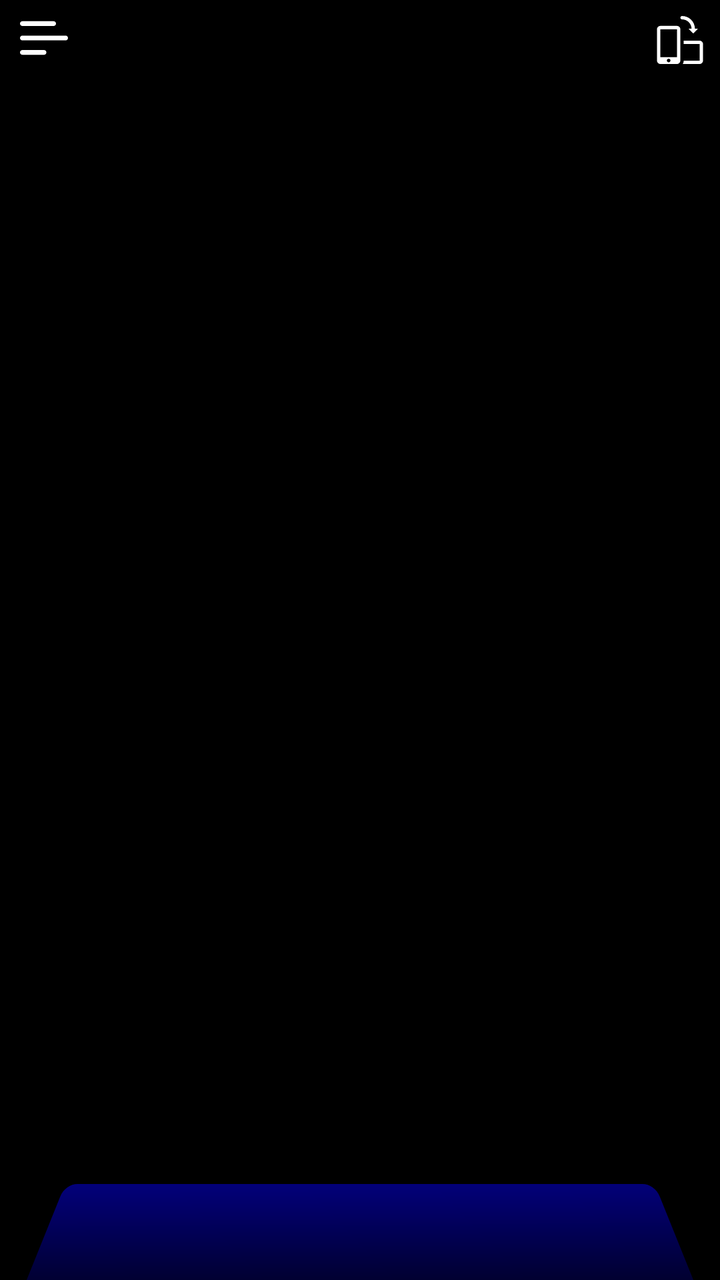
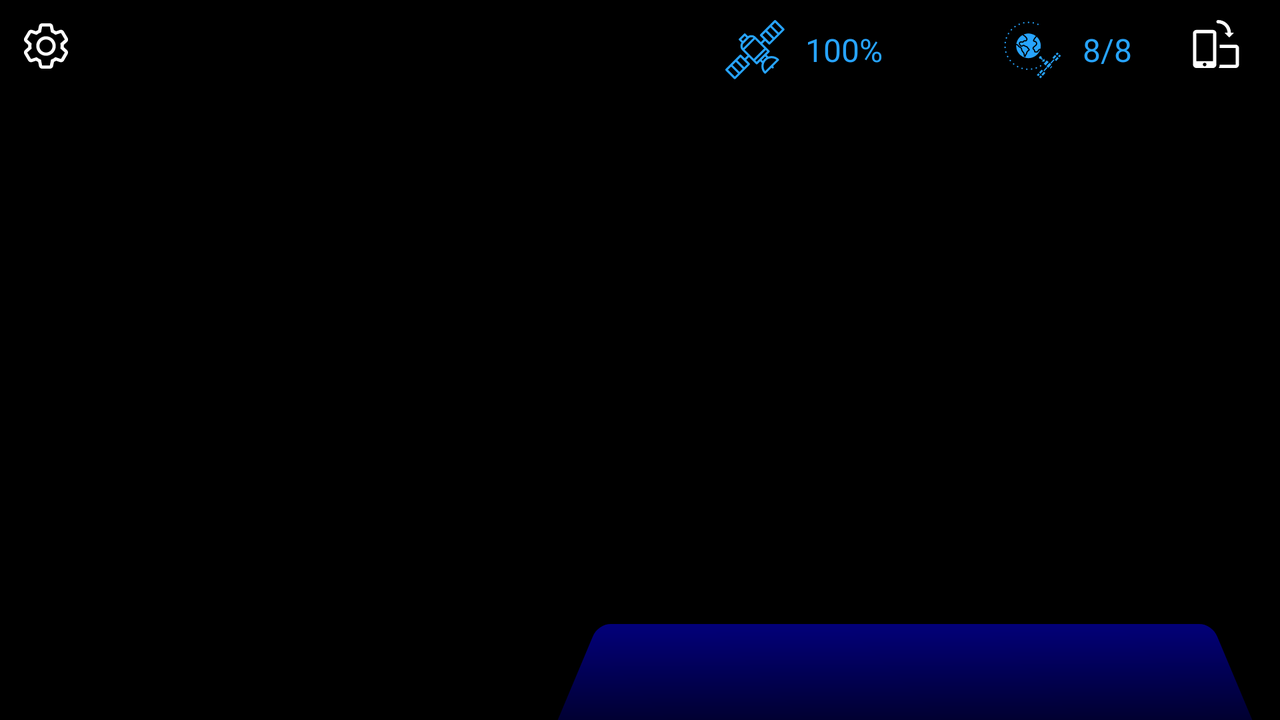

The same Android screen from two of the app's own layout files: first res/layout/ as a phone draws it, then the repository's variant for another configuration, drawn on a device whose configuration selects that folder. Both files follow.
<!-- AndroidManifest.xml: application theme Theme.GpsSpeedometerProX -->
<!-- res/layout/layout_home.xml -->
<?xml version="1.0" encoding="utf-8"?>
<RelativeLayout xmlns:android="http://schemas.android.com/apk/res/android"
    xmlns:app="http://schemas.android.com/apk/res-auto"
    android:layout_width="match_parent"
    android:layout_height="match_parent"
    android:background="@color/black">

    <FrameLayout
        android:id="@+id/layout_amod"
        android:layout_width="match_parent"
        android:layout_height="wrap_content"
        android:background="@color/white" />

    <androidx.viewpager2.widget.ViewPager2
        android:id="@+id/view_pager_home"
        android:layout_width="match_parent"
        android:layout_height="match_parent"
        android:layout_below="@id/layout_amod" />

    <ImageView
        android:id="@+id/img_setting"
        android:layout_width="wrap_content"
        android:layout_height="wrap_content"
        android:layout_below="@id/layout_amod"
        android:layout_alignParentLeft="true"
        android:background="?attr/selectableItemBackground"
        android:padding="10dp"
        android:src="@drawable/ic_menu" />

    <ImageView
        android:id="@+id/img_turm_screen"
        android:layout_width="wrap_content"
        android:layout_height="wrap_content"
        android:layout_below="@id/layout_amod"
        android:layout_alignParentRight="true"
        android:padding="8dp"
        android:src="@drawable/ic_turm_screen" />

    <com.google.android.material.tabs.TabLayout
        android:id="@+id/tab_layout_home"
        android:layout_width="wrap_content"
        android:layout_height="wrap_content"
        android:layout_alignParentLeft="true"
        android:layout_alignParentRight="true"
        android:layout_alignParentBottom="true"
        android:background="@drawable/ic_background_bottom_bt2"
        app:tabIndicator="@drawable/tab_indicator"
        app:tabIndicatorColor="@color/text"
        app:tabIndicatorFullWidth="false"
        app:tabIndicatorGravity="top"
        app:tabInlineLabel="true"
        app:tabMinWidth="20dp"
        app:tabMode="auto"
        app:tabPaddingEnd="9dp"
        app:tabPaddingStart="9dp"
        app:tabSelectedTextColor="@color/text"
        app:tabTextAppearance="@style/MyTabLayoutTextAppearance"
        app:tabTextColor="@color/text_xam" />

    <FrameLayout
        android:id="@+id/layout_fragment_home"
        android:layout_width="match_parent"
        android:layout_height="match_parent"
        android:visibility="gone" />
</RelativeLayout>
<!-- resources referenced by this layout -->
<resources>
  <color name="black">#FF000000</color>
  <color name="text">#27A4FF</color>
  <color name="text_xam">#838383</color>
  <color name="white">#FFFFFFFF</color>
  <!-- drawable ic_background_bottom_bt2 (drawable) -->
  <vector xmlns:android="http://schemas.android.com/apk/res/android"
      xmlns:aapt="http://schemas.android.com/aapt"
      android:width="375dp"
      android:height="45dp"
      android:viewportWidth="375"
      android:viewportHeight="45">
      <path android:pathData="M31.353,5.916C32.963,2.317 36.538,0 40.481,0H334.519C338.462,0 342.037,2.317 343.647,5.916L375,76H0L31.353,5.916Z">
          <aapt:attr name="android:fillColor">
              <gradient
                  android:endX="191.5"
                  android:endY="76"
                  android:startX="191.15"
                  android:startY="-3.9624E-8"
                  android:type="linear">
                  <item
                      android:color="#FF020079"
                      android:offset="0" />
                  <item
                      android:color="#FF000000"
                      android:offset="1" />
              </gradient>
          </aapt:attr>
      </path>
  </vector>
  <!-- drawable ic_menu (drawable) -->
  <vector xmlns:android="http://schemas.android.com/apk/res/android"
      android:width="24dp"
      android:height="18dp"
      android:viewportWidth="24"
      android:viewportHeight="18">
    <path
        android:pathData="M18,1.8C18,1.1373 17.4627,0.6 16.8,0.6H1.2C0.5373,0.6 0,1.1373 0,1.8C0,2.4627 0.5373,3 1.2,3H16.8C17.4627,3 18,2.4627 18,1.8ZM1.2,7.8H22.8C23.4627,7.8 24,8.3373 24,9C24,9.6627 23.4627,10.2 22.8,10.2H1.2C0.5373,10.2 0,9.6627 0,9C0,8.3373 0.5373,7.8 1.2,7.8ZM1.2,15H12C12.6627,15 13.2,15.5373 13.2,16.2C13.2,16.8627 12.6627,17.4 12,17.4H1.2C0.5373,17.4 0,16.8627 0,16.2C0,15.5373 0.5373,15 1.2,15Z"
        android:fillColor="#ffffff"/>
  </vector>
  <!-- drawable tab_indicator (drawable) -->
  <?xml version="1.0" encoding="utf-8"?>
  <layer-list xmlns:android="http://schemas.android.com/apk/res/android">
      <item android:gravity="center">
          <shape>
              <size
                  android:width="61dp"
                  android:height="3dp" />
              <corners android:topLeftRadius="10px"
                  android:topRightRadius="10px"/>
          </shape>
      </item>
  </layer-list>
  <style name="MyTabLayoutTextAppearance" parent="TextAppearance.Design.Tab">
          <item name="android:textSize">12sp</item>
      </style>
  <style name="Theme.GpsSpeedometerProX" parent="Theme.AppCompat.DayNight.NoActionBar">
          
          <item name="colorPrimary">@color/purple_500</item>
          <item name="colorPrimaryVariant">@color/purple_700</item>
          <item name="colorOnPrimary">@color/white</item>
          
          <item name="colorSecondary">@color/teal_200</item>
          <item name="colorSecondaryVariant">@color/teal_700</item>
          <item name="colorOnSecondary">@color/black</item>
          
          <item name="android:statusBarColor" tools:targetApi="l">?attr/colorPrimaryVariant</item>
          
      </style>
  <color name="purple_500">#FF6200EE</color>
  <color name="purple_700">#000000</color>
  <color name="teal_200">#FF03DAC5</color>
  <color name="teal_700">#FF018786</color>
  <!-- some entries are left out for length -->
</resources>
<!-- res/layout-land/layout_home.xml (the repository's variant of the layout above) -->
<!-- drawn on the phone turned sideways -->
<?xml version="1.0" encoding="utf-8"?>
<RelativeLayout xmlns:android="http://schemas.android.com/apk/res/android"
    xmlns:app="http://schemas.android.com/apk/res-auto"
    android:layout_width="match_parent"
    android:layout_height="match_parent"
    android:background="@color/black">

    <FrameLayout
        android:id="@+id/layout_amod"
        android:layout_width="match_parent"
        android:layout_height="wrap_content"
        android:background="@color/white"
        android:visibility="gone" />

    <androidx.viewpager2.widget.ViewPager2
        android:id="@+id/view_pager_home"
        android:layout_width="match_parent"
        android:layout_height="match_parent"
        android:layout_below="@id/layout_amod" />

    <ImageView
        android:id="@+id/img_setting"
        android:layout_width="wrap_content"
        android:layout_height="wrap_content"
        android:layout_below="@id/layout_amod"
        android:layout_alignParentLeft="true"
        android:background="?attr/selectableItemBackground"
        android:padding="10dp"
        android:src="@drawable/ic_setting" />

    <ImageView
        android:layout_marginRight="10dp"
        android:id="@+id/img_turm_screen"
        android:layout_width="wrap_content"
        android:layout_height="wrap_content"
        android:layout_below="@id/layout_amod"
        android:layout_alignParentRight="true"
        android:padding="10dp"
        android:src="@drawable/ic_turm_screen" />

    <TextView
        android:id="@+id/tv_gps"
        android:layout_width="wrap_content"
        android:layout_height="wrap_content"
        android:layout_below="@id/layout_amod"
        android:layout_toLeftOf="@id/tv_globe"
        android:drawableLeft="@drawable/ic_gps"
        android:drawablePadding="10dp"
        android:fontFamily="@font/roboto_bold"
        android:gravity="center"
        android:paddingLeft="20dp"
        android:paddingTop="10dp"
        android:paddingRight="60dp"
        android:text="100%"
        android:textColor="@color/text"
        android:textSize="16dp" />

    <TextView
        android:id="@+id/tv_globe"
        android:layout_width="wrap_content"
        android:layout_height="wrap_content"
        android:layout_below="@id/layout_amod"
        android:layout_toLeftOf="@id/img_turm_screen"
        android:drawableLeft="@drawable/ic_globe"
        android:drawablePadding="10dp"
        android:fontFamily="@font/roboto_bold"
        android:gravity="center"
        android:paddingTop="10dp"
        android:paddingRight="20dp"
        android:text="8/8"
        android:textColor="@color/text"
        android:textSize="16dp" />

    <com.google.android.material.tabs.TabLayout
        android:id="@+id/tab_layout_home"
        android:layout_width="wrap_content"
        android:layout_height="wrap_content"
        android:layout_alignParentRight="true"
        android:layout_alignParentBottom="true"
        android:background="@drawable/ic_background_bottom_bt2"
        app:tabIndicator="@drawable/tab_indicator"
        app:tabIndicatorColor="@color/text"
        app:tabIndicatorFullWidth="false"
        app:tabIndicatorGravity="top"
        app:tabInlineLabel="true"
        app:tabMinWidth="20dp"
        app:tabMode="auto"
        app:tabPaddingEnd="9dp"
        app:tabPaddingStart="9dp"
        app:tabSelectedTextColor="@color/text"
        app:tabTextAppearance="@style/MyTabLayoutTextAppearance"
        app:tabTextColor="@color/text_xam" />

    <FrameLayout
        android:id="@+id/layout_fragment_home"
        android:layout_width="match_parent"
        android:layout_height="match_parent"
        android:visibility="gone" />

</RelativeLayout>
<!-- resources referenced by the variant -->
<!-- as the phone turned sideways resolves them -->
<resources>
  <color name="black">#FF000000</color>
  <color name="text">#27A4FF</color>
  <color name="text_xam">#838383</color>
  <color name="white">#FFFFFFFF</color>
  <!-- drawable ic_background_bottom_bt2 (drawable) -->
  <vector xmlns:android="http://schemas.android.com/apk/res/android"
      xmlns:aapt="http://schemas.android.com/aapt"
      android:width="375dp"
      android:height="45dp"
      android:viewportWidth="375"
      android:viewportHeight="45">
      <path android:pathData="M31.353,5.916C32.963,2.317 36.538,0 40.481,0H334.519C338.462,0 342.037,2.317 343.647,5.916L375,76H0L31.353,5.916Z">
          <aapt:attr name="android:fillColor">
              <gradient
                  android:endX="191.5"
                  android:endY="76"
                  android:startX="191.15"
                  android:startY="-3.9624E-8"
                  android:type="linear">
                  <item
                      android:color="#FF020079"
                      android:offset="0" />
                  <item
                      android:color="#FF000000"
                      android:offset="1" />
              </gradient>
          </aapt:attr>
      </path>
  </vector>
  <!-- drawable tab_indicator (drawable) -->
  <?xml version="1.0" encoding="utf-8"?>
  <layer-list xmlns:android="http://schemas.android.com/apk/res/android">
      <item android:gravity="center">
          <shape>
              <size
                  android:width="61dp"
                  android:height="3dp" />
              <corners android:topLeftRadius="10px"
                  android:topRightRadius="10px"/>
          </shape>
      </item>
  </layer-list>
  <style name="MyTabLayoutTextAppearance" parent="TextAppearance.Design.Tab">
          <item name="android:textSize">12sp</item>
      </style>
  <style name="Theme.GpsSpeedometerProX" parent="Theme.AppCompat.DayNight.NoActionBar">
          
          <item name="colorPrimary">@color/purple_500</item>
          <item name="colorPrimaryVariant">@color/purple_700</item>
          <item name="colorOnPrimary">@color/white</item>
          
          <item name="colorSecondary">@color/teal_200</item>
          <item name="colorSecondaryVariant">@color/teal_700</item>
          <item name="colorOnSecondary">@color/black</item>
          
          <item name="android:statusBarColor" tools:targetApi="l">?attr/colorPrimaryVariant</item>
          
      </style>
  <color name="purple_500">#FF6200EE</color>
  <color name="purple_700">#000000</color>
  <color name="teal_200">#FF03DAC5</color>
  <color name="teal_700">#FF018786</color>
  <!-- some entries are left out for length -->
</resources>
